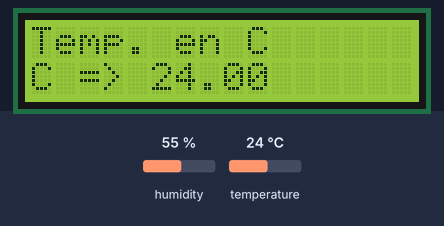
The sketch below on a simulated Arduino Uno, built with avr-gcc and run on an emulated ATmega328P. On the bench: 16×2 character LCD. The inputs (shaded band) are chosen by the test bench; at power-on: temperature 24 °C, humidity 55 %.

Above: at 4.2 s.
4.3 s: temperature set to 12 °C
At 5.9 s:
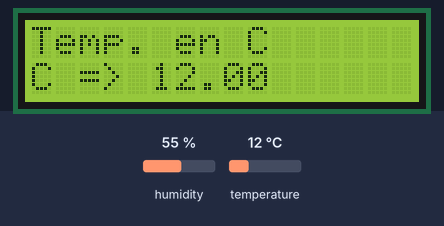
6.2 s: temperature set to 19 °C
At 7.4 s:
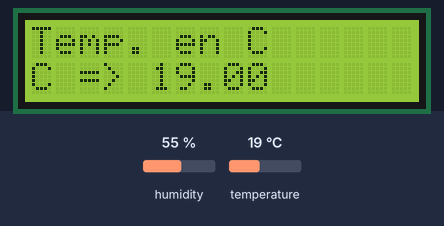
7.9 s: temperature set to 28 °C
At 8.9 s:
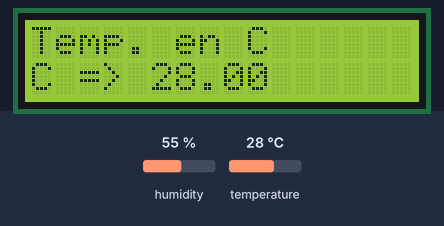
Timing chart, 0 to 10.9 s (numbered marks = the images above; inputs shaded):
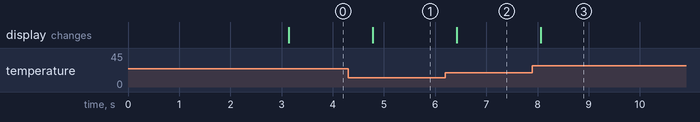

The sketch:

Temp_Ref_2.ino
```cpp
// Arduprofe Prueba de Modulo I2C para LCD 2x16 By: http://dinastiatecnologica.com
// Debe instalar la libreria LiquidCrystal_I2C para que le funcione el programa
// Debe descargar la Libreria
/*
 Conexiones del I2C al Arduino:
 I2C ---->  Arduino
 SCL        A5
 SDA        A4
 VCC        5V
 GND        GND
*/

// Display LCD
#include<Wire.h>
#include <LiquidCrystal_I2C.h>

// Lectura de Temperatura
#include <dht.h>
dht DHT;
#define DHT11_PIN 3

// Inicializacion de purtos LCD - I2C
LiquidCrystal_I2C lcd(0x27,16,2); // dependiendo del fabricante del LCD el codigo 0x27 puede cambiar
                                  // 0x3F , 0x20 , 0x38 ,

//Variables
float Temperatura = 0;

void setup() {
  // Iniciacion del LCD
  lcd.init();
  lcd.backlight();
  lcd.clear();
  lcd.setCursor(0,0);
  lcd.print(".. Temp .."); // Mensaje a desplegar
  lcd.setCursor(0,1);
  lcd.print("Prueba LCD 16x2 "); // Mensaje 2 a desplegar
  delay(3000); // espera 3 segundos con el mensaje estatico
}

void loop() {
  // Prepara el sensor para la lectura
  DHT.read11(DHT11_PIN);

  // Lectura de temperatura
  //Temperatura = sensor.getTempCByIndex(0);

  // Impresion de la temperatura
  // Primer Renglon
  lcd.clear();
  lcd.setCursor(0, 0);
  lcd.print("Temp. en C");

  // Segundo Renglon
  lcd.setCursor(0, 1);
  lcd.print("C => ");
  lcd.print(DHT.temperature);

  delay(500);
}
```

Measured:
- after the input at 4.3 s, the display: changes after 0.48 s (image 1)
- after the input at 6.2 s, the display: changes after 0.22 s (image 2)
- after the input at 7.9 s, the display: changes after 0.16 s (image 3)
